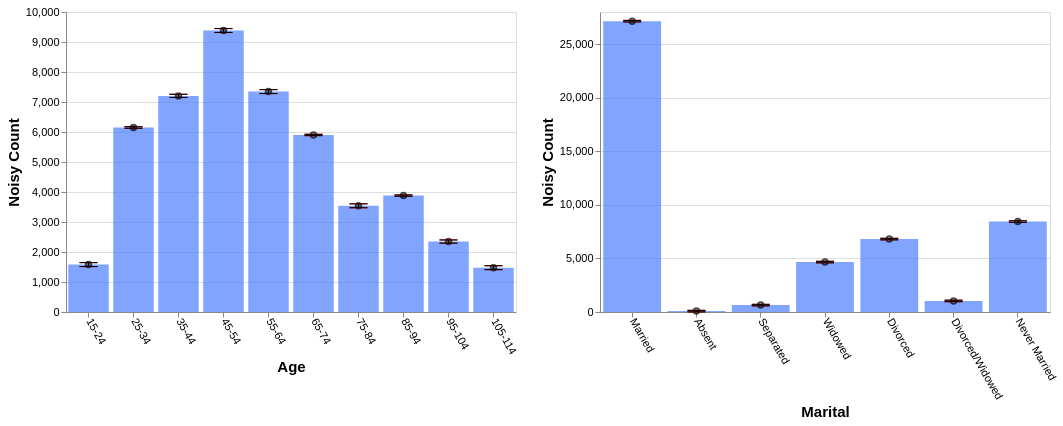

The specification (Vega-Lite) saved for this image:
### Vega-Lite specification from a JSON file in a GitHub repository (floating-point values rounded to 4 significant figures)
{"config": {"view": {"continuousWidth": 400, "continuousHeight": 300}, "axis": {"labelFontSize": 11, "titleFontSize": 15}, "axisBottom": {"labelAngle": 60}}, "hconcat": [{"layer": [{"mark": "bar", "encoding": {"color": {"value": "transparent"}, "tooltip": [{"aggregate": "sum", "field": "noisy_count", "title": "noisy count", "type": "quantitative"}, {"aggregate": "sum", "field": "noisy_count_prev", "title": "prev count", "type": "quantitative"}, {"aggregate": "sum", "field": "error", "title": "current error", "type": "quantitative"}, {"aggregate": "sum", "field": "error_prev", "title": "prev error", "type": "quantitative"}], "x": {"field": "age", "sort": null, "title": "Age", "type": "ordinal"}}, "height": 300, "selection": {"selector659": {"type": "interval", "encodings": ["x"]}}, "transform": [{"filter": {"selection": "selector660"}}], "width": 450}, {"mark": {"type": "bar", "color": "gray", "opacity": 0}, "encoding": {"x": {"field": "age", "sort": null, "title": "Age", "type": "ordinal"}, "y": {"aggregate": "sum", "field": "noisy_count_prev", "type": "quantitative"}}, "transform": [{"filter": {"selection": "selector660"}}]}, {"mark": {"type": "bar", "color": "#4C7FFF", "opacity": 0.7}, "encoding": {"x": {"field": "age", "sort": null, "title": "Age", "type": "ordinal"}, "y": {"aggregate": "sum", "field": "noisy_count", "type": "quantitative"}}, "transform": [{"filter": {"selection": "selector660"}}]}, {"mark": {"type": "point", "color": "black", "opacity": 0.7}, "encoding": {"x": {"field": "age", "sort": null, "title": "Age", "type": "ordinal"}, "y": {"aggregate": "sum", "field": "noisy_count", "title": "Noisy Count", "type": "quantitative"}}, "transform": [{"filter": {"selection": "selector660"}}]}, {"mark": {"type": "rule", "color": "#B6B6B6", "size": 2, "strokeDash": [3, 3]}, "encoding": {"x": {"field": "age", "sort": null, "title": "Age", "type": "ordinal"}, "y": {"aggregate": "sum", "field": "plus_error_prev_age", "title": "", "type": "quantitative"}, "y2": {"aggregate": "sum", "field": "minus_error_prev_age", "title": ""}}, "transform": [{"filter": {"selection": "selector660"}}]}, {"mark": {"type": "tick", "color": "#B90000", "size": 0, "strokeDash": [1, 1]}, "encoding": {"x": {"field": "age", "sort": null, "title": "Age", "type": "ordinal"}, "y": {"aggregate": "sum", "field": "plus_error_prev_age", "type": "quantitative"}}, "transform": [{"filter": {"selection": "selector660"}}]}, {"mark": {"type": "tick", "color": "#B90000", "size": 0, "strokeDash": [3, 1]}, "encoding": {"x": {"field": "age", "sort": null, "title": "Age", "type": "ordinal"}, "y": {"aggregate": "sum", "field": "minus_error_prev_age", "type": "quantitative"}}, "transform": [{"filter": {"selection": "selector660"}}]}, {"mark": {"type": "rule", "color": "black", "size": 2}, "encoding": {"x": {"field": "age", "sort": null, "title": "Age", "type": "ordinal"}, "y": {"aggregate": "sum", "field": "plus_error", "title": "", "type": "quantitative"}, "y2": {"aggregate": "sum", "field": "minus_error", "title": ""}}, "transform": [{"filter": {"selection": "selector660"}}]}, {"mark": {"type": "tick", "color": "black", "width": 0}, "encoding": {"x": {"field": "age", "sort": null, "title": "Age", "type": "ordinal"}, "y": {"aggregate": "sum", "field": "plus_error", "type": "quantitative"}}, "transform": [{"filter": {"selection": "selector660"}}]}, {"mark": {"type": "tick", "color": "black", "width": 0}, "encoding": {"x": {"field": "age", "sort": null, "title": "Age", "type": "ordinal"}, "y": {"aggregate": "sum", "field": "minus_error", "type": "quantitative"}}, "transform": [{"filter": {"selection": "selector660"}}]}]}, {"layer": [{"mark": "bar", "encoding": {"color": {"value": "transparent"}, "tooltip": [{"aggregate": "sum", "field": "noisy_count", "title": "noisy count", "type": "quantitative"}, {"aggregate": "sum", "field": "noisy_count_prev", "title": "prev count", "type": "quantitative"}, {"aggregate": "sum", "field": "error", "title": "current error", "type": "quantitative"}, {"aggregate": "sum", "field": "error_prev", "title": "prev error", "type": "quantitative"}], "x": {"field": "marital", "sort": null, "title": "Marital", "type": "ordinal"}}, "height": 300, "selection": {"selector660": {"type": "interval", "encodings": ["x"]}}, "transform": [{"filter": {"selection": "selector659"}}], "width": 450}, {"mark": {"type": "bar", "color": "gray", "opacity": 0}, "encoding": {"x": {"field": "marital", "sort": null, "title": "Marital", "type": "ordinal"}, "y": {"aggregate": "sum", "field": "noisy_count_prev", "type": "quantitative"}}, "transform": [{"filter": {"selection": "selector659"}}]}, {"mark": {"type": "bar", "color": "#4C7FFF", "opacity": 0.7}, "encoding": {"x": {"field": "marital", "sort": null, "title": "Marital", "type": "ordinal"}, "y": {"aggregate": "sum", "field": "noisy_count", "type": "quantitative"}}, "transform": [{"filter": {"selection": "selector659"}}]}, {"mark": {"type": "point", "color": "black", "opacity": 0.7}, "encoding": {"x": {"field": "marital", "sort": null, "title": "Marital", "type": "ordinal"}, "y": {"aggregate": "sum", "field": "noisy_count", "title": "Noisy Count", "type": "quantitative"}}, "transform": [{"filter": {"selection": "selector659"}}]}, {"mark": {"type": "rule", "color": "#B6B6B6", "size": 2, "strokeDash": [3, 3]}, "encoding": {"x": {"field": "marital", "sort": null, "title": "Marital", "type": "ordinal"}, "y": {"aggregate": "sum", "field": "plus_error_prev_marital", "title": "", "type": "quantitative"}, "y2": {"aggregate": "sum", "field": "minus_error_prev_marital", "title": ""}}, "transform": [{"filter": {"selection": "selector659"}}]}, {"mark": {"type": "tick", "color": "#B90000", "size": 0, "strokeDash": [1, 1]}, "encoding": {"x": {"field": "marital", "sort": null, "title": "Marital", "type": "ordinal"}, "y": {"aggregate": "sum", "field": "plus_error_prev_marital", "type": "quantitative"}}, "transform": [{"filter": {"selection": "selector659"}}]}, {"mark": {"type": "tick", "color": "#B90000", "size": 0, "strokeDash": [3, 1]}, "encoding": {"x": {"field": "marital", "sort": null, "title": "Marital", "type": "ordinal"}, "y": {"aggregate": "sum", "field": "minus_error_prev_marital", "type": "quantitative"}}, "transform": [{"filter": {"selection": "selector659"}}]}, {"mark": {"type": "rule", "color": "black", "size": 2}, "encoding": {"x": {"field": "marital", "sort": null, "title": "Marital", "type": "ordinal"}, "y": {"aggregate": "sum", "field": "plus_error", "title": "", "type": "quantitative"}, "y2": {"aggregate": "sum", "field": "minus_error", "title": ""}}, "transform": [{"filter": {"selection": "selector659"}}]}, {"mark": {"type": "tick", "color": "black", "width": 0}, "encoding": {"x": {"field": "marital", "sort": null, "title": "Marital", "type": "ordinal"}, "y": {"aggregate": "sum", "field": "plus_error", "type": "quantitative"}}, "transform": [{"filter": {"selection": "selector659"}}]}, {"mark": {"type": "tick", "color": "black", "width": 0}, "encoding": {"x": {"field": "marital", "sort": null, "title": "Marital", "type": "ordinal"}, "y": {"aggregate": "sum", "field": "minus_error", "type": "quantitative"}}, "transform": [{"filter": {"selection": "selector659"}}]}]}], "data": {"name": "data-43000824014342e5a90d94323eca5edb"}, "$schema": "https://vega.github.io/schema/vega-lite/v4.17.0.json", "datasets": {"data-43000824014342e5a90d94323eca5edb": [{"age": "15-24", "marital": "Married", "noisy_count": 294.4, "true_count": 295.0, "plus_error": 303.4, "minus_error": 285.5, "error": 8.9, "noisy_count_prev": 295.0, "true_count_prev": 295.0, "plus_error_prev": 305.0, "minus_error_prev": 285.1, "error_prev": 9.9, "plus_error_prev_age": 305.2, "minus_error_prev_age": 285.3, "plus_error_prev_marital": 305.4, "minus_error_prev_marital": 285.5}, {"age": "15-24", "marital": "Absent", "noisy_count": 18.1, "true_count": 13.0, "plus_error": 27.1, "minus_error": 9.2, "error": 8.9, "noisy_count_prev": 17.2, "true_count_prev": 13.0, "plus_error_prev": 27.2, "minus_error_prev": 7.3, "error_prev": 9.9, "plus_error_prev_age": 27.43, "minus_error_prev_age": 7.529, "plus_error_prev_marital": 27.18, "minus_error_prev_marital": 7.28}, {"age": "15-24", "marital": "Separated", "noisy_count": 8.5, "true_count": 18.0, "plus_error": 17.4, "minus_error": -0.5, "error": 8.9, "noisy_count_prev": 8.2, "true_count_prev": 18.0, "plus_error_prev": 18.1, "minus_error_prev": -1.8, "error_prev": 9.9, "plus_error_prev_age": 18.33, "minus_error_prev_age": -1.571, "plus_error_prev_marital": 18.4, "minus_error_prev_marital": -1.5}, {"age": "15-24", "marital": "Widowed", "noisy_count": -34.9, "true_count": 2.0, "plus_error": -25.9, "minus_error": -43.8, "error": 8.9, "noisy_count_prev": -31.9, "true_count_prev": 2.0, "plus_error_prev": -22.0, "minus_error_prev": -41.8, "error_prev": 9.9, "plus_error_prev_age": -21.77, "minus_error_prev_age": -41.57, "plus_error_prev_marital": -22.53, "minus_error_prev_marital": -42.33}, {"age": "15-24", "marital": "Divorced", "noisy_count": 144.0, "true_count": 22.0, "plus_error": 152.9, "minus_error": 135.0, "error": 8.9, "noisy_count_prev": 141.9, "true_count_prev": 22.0, "plus_error_prev": 151.9, "minus_error_prev": 132.0, "error_prev": 9.9, "plus_error_prev_age": 152.1, "minus_error_prev_age": 132.2, "plus_error_prev_marital": 151.2, "minus_error_prev_marital": 131.3}, {"age": "15-24", "marital": "Divorced/Widowed", "noisy_count": -35.4, "true_count": 16.0, "plus_error": -26.4, "minus_error": -44.3, "error": 8.9, "noisy_count_prev": -35.5, "true_count_prev": 16.0, "plus_error_prev": -25.6, "minus_error_prev": -45.4, "error_prev": 9.9, "plus_error_prev_age": -25.37, "minus_error_prev_age": -45.17, "plus_error_prev_marital": -26.67, "minus_error_prev_marital": -46.47}, {"age": "15-24", "marital": "Never Married", "noisy_count": 1185.0, "true_count": 1190.0, "plus_error": 1194.0, "minus_error": 1176.0, "error": 8.9, "noisy_count_prev": 1183.0, "true_count_prev": 1190.0, "plus_error_prev": 1193.0, "minus_error_prev": 1173.0, "error_prev": 9.9, "plus_error_prev_age": 1193.0, "minus_error_prev_age": 1173.0, "plus_error_prev_marital": 1193.0, "minus_error_prev_marital": 1173.0}, {"age": "25-34", "marital": "Married", "noisy_count": 2762.0, "true_count": 2764.0, "plus_error": 2766.0, "minus_error": 2759.0, "error": 3.5, "noisy_count_prev": 2763.0, "true_count_prev": 2764.0, "plus_error_prev": 2766.0, "minus_error_prev": 2759.0, "error_prev": 3.9, "plus_error_prev_age": 2766.0, "minus_error_prev_age": 2759.0, "plus_error_prev_marital": 2767.0, "minus_error_prev_marital": 2759.0}, {"age": "25-34", "marital": "Absent", "noisy_count": 8.8, "true_count": 33.0, "plus_error": 12.3, "minus_error": 5.4, "error": 3.5, "noisy_count_prev": 8.8, "true_count_prev": 33.0, "plus_error_prev": 12.7, "minus_error_prev": 4.9, "error_prev": 3.9, "plus_error_prev_age": 12.59, "minus_error_prev_age": 4.786, "plus_error_prev_marital": 12.68, "minus_error_prev_marital": 4.88}, {"age": "25-34", "marital": "Separated", "noisy_count": 43.1, "true_count": 77.0, "plus_error": 46.6, "minus_error": 39.6, "error": 3.5, "noisy_count_prev": 43.1, "true_count_prev": 77.0, "plus_error_prev": 47.0, "minus_error_prev": 39.2, "error_prev": 3.9, "plus_error_prev_age": 46.89, "minus_error_prev_age": 39.09, "plus_error_prev_marital": 47.3, "minus_error_prev_marital": 39.5}, {"age": "25-34", "marital": "Widowed", "noisy_count": 33.4, "true_count": 11.0, "plus_error": 36.9, "minus_error": 29.9, "error": 3.5, "noisy_count_prev": 33.4, "true_count_prev": 11.0, "plus_error_prev": 37.3, "minus_error_prev": 29.5, "error_prev": 3.9, "plus_error_prev_age": 37.19, "minus_error_prev_age": 29.39, "plus_error_prev_marital": 36.77, "minus_error_prev_marital": 28.97}, {"age": "25-34", "marital": "Divorced", "noisy_count": 369.4, "true_count": 372.0, "plus_error": 372.8, "minus_error": 365.9, "error": 3.5, "noisy_count_prev": 369.1, "true_count_prev": 372.0, "plus_error_prev": 373.0, "minus_error_prev": 365.2, "error_prev": 3.9, "plus_error_prev_age": 372.9, "minus_error_prev_age": 365.1, "plus_error_prev_marital": 372.3, "minus_error_prev_marital": 364.5}, {"age": "25-34", "marital": "Divorced/Widowed", "noisy_count": 223.1, "true_count": 189.0, "plus_error": 226.6, "minus_error": 219.6, "error": 3.5, "noisy_count_prev": 223.3, "true_count_prev": 189.0, "plus_error_prev": 227.2, "minus_error_prev": 219.4, "error_prev": 3.9, "plus_error_prev_age": 227.1, "minus_error_prev_age": 219.3, "plus_error_prev_marital": 226.1, "minus_error_prev_marital": 218.3}, {"age": "25-34", "marital": "Never Married", "noisy_count": 2711.0, "true_count": 2691.0, "plus_error": 2715.0, "minus_error": 2708.0, "error": 3.5, "noisy_count_prev": 2712.0, "true_count_prev": 2691.0, "plus_error_prev": 2716.0, "minus_error_prev": 2708.0, "error_prev": 3.9, "plus_error_prev_age": 2716.0, "minus_error_prev_age": 2708.0, "plus_error_prev_marital": 2715.0, "minus_error_prev_marital": 2708.0}, {"age": "35-44", "marital": "Married", "noisy_count": 4265.0, "true_count": 4273.0, "plus_error": 4273.0, "minus_error": 4258.0, "error": 7.4, "noisy_count_prev": 4265.0, "true_count_prev": 4273.0, "plus_error_prev": 4273.0, "minus_error_prev": 4256.0, "error_prev": 8.0, "plus_error_prev_age": 4272.0, "minus_error_prev_age": 4256.0, "plus_error_prev_marital": 4273.0, "minus_error_prev_marital": 4257.0}, {"age": "35-44", "marital": "Absent", "noisy_count": 88.8, "true_count": 31.0, "plus_error": 96.2, "minus_error": 81.5, "error": 7.4, "noisy_count_prev": 86.1, "true_count_prev": 31.0, "plus_error_prev": 94.1, "minus_error_prev": 78.0, "error_prev": 8.0, "plus_error_prev_age": 93.57, "minus_error_prev_age": 77.47, "plus_error_prev_marital": 94.08, "minus_error_prev_marital": 77.98}, {"age": "35-44", "marital": "Separated", "noisy_count": 178.1, "true_count": 96.0, "plus_error": 185.5, "minus_error": 170.7, "error": 7.4, "noisy_count_prev": 175.9, "true_count_prev": 96.0, "plus_error_prev": 183.9, "minus_error_prev": 167.9, "error_prev": 8.0, "plus_error_prev_age": 183.4, "minus_error_prev_age": 167.4, "plus_error_prev_marital": 184.2, "minus_error_prev_marital": 168.2}, {"age": "35-44", "marital": "Widowed", "noisy_count": -25.1, "true_count": 57.0, "plus_error": -17.7, "minus_error": -32.4, "error": 7.4, "noisy_count_prev": -23.0, "true_count_prev": 57.0, "plus_error_prev": -15.0, "minus_error_prev": -31.0, "error_prev": 8.0, "plus_error_prev_age": -15.53, "minus_error_prev_age": -31.53, "plus_error_prev_marital": -15.53, "minus_error_prev_marital": -31.53}, {"age": "35-44", "marital": "Divorced", "noisy_count": 920.1, "true_count": 905.0, "plus_error": 927.5, "minus_error": 912.7, "error": 7.4, "noisy_count_prev": 920.6, "true_count_prev": 905.0, "plus_error_prev": 928.6, "minus_error_prev": 912.6, "error_prev": 8.0, "plus_error_prev_age": 928.1, "minus_error_prev_age": 912.1, "plus_error_prev_marital": 927.9, "minus_error_prev_marital": 911.9}, {"age": "35-44", "marital": "Divorced/Widowed", "noisy_count": 229.3, "true_count": 286.0, "plus_error": 236.7, "minus_error": 222.0, "error": 7.4, "noisy_count_prev": 230.8, "true_count_prev": 286.0, "plus_error_prev": 238.9, "minus_error_prev": 222.8, "error_prev": 8.0, "plus_error_prev_age": 238.4, "minus_error_prev_age": 222.3, "plus_error_prev_marital": 237.8, "minus_error_prev_marital": 221.7}, {"age": "35-44", "marital": "Never Married", "noisy_count": 1548.0, "true_count": 1684.0, "plus_error": 1555.0, "minus_error": 1540.0, "error": 7.4, "noisy_count_prev": 1553.0, "true_count_prev": 1684.0, "plus_error_prev": 1561.0, "minus_error_prev": 1545.0, "error_prev": 8.0, "plus_error_prev_age": 1560.0, "minus_error_prev_age": 1544.0, "plus_error_prev_marital": 1560.0, "minus_error_prev_marital": 1544.0}, {"age": "45-54", "marital": "Married", "noisy_count": 5495.0, "true_count": 5589.0, "plus_error": 5504.0, "minus_error": 5486.0, "error": 8.9, "noisy_count_prev": 5493.0, "true_count_prev": 5589.0, "plus_error_prev": 5503.0, "minus_error_prev": 5483.0, "error_prev": 9.9, "plus_error_prev_age": 5503.0, "minus_error_prev_age": 5484.0, "plus_error_prev_marital": 5503.0, "minus_error_prev_marital": 5484.0}, {"age": "45-54", "marital": "Absent", "noisy_count": 60.7, "true_count": 27.0, "plus_error": 69.6, "minus_error": 51.8, "error": 8.9, "noisy_count_prev": 59.0, "true_count_prev": 27.0, "plus_error_prev": 68.9, "minus_error_prev": 49.1, "error_prev": 9.9, "plus_error_prev_age": 69.27, "minus_error_prev_age": 49.47, "plus_error_prev_marital": 68.88, "minus_error_prev_marital": 49.08}, {"age": "45-54", "marital": "Separated", "noisy_count": 201.6, "true_count": 156.0, "plus_error": 210.5, "minus_error": 192.6, "error": 8.9, "noisy_count_prev": 200.2, "true_count_prev": 156.0, "plus_error_prev": 210.2, "minus_error_prev": 190.3, "error_prev": 9.9, "plus_error_prev_age": 210.6, "minus_error_prev_age": 190.7, "plus_error_prev_marital": 210.5, "minus_error_prev_marital": 190.6}, {"age": "45-54", "marital": "Widowed", "noisy_count": 95.7, "true_count": 143.0, "plus_error": 104.6, "minus_error": 86.7, "error": 8.9, "noisy_count_prev": 96.2, "true_count_prev": 143.0, "plus_error_prev": 106.1, "minus_error_prev": 86.2, "error_prev": 9.9, "plus_error_prev_age": 106.5, "minus_error_prev_age": 86.57, "plus_error_prev_marital": 105.6, "minus_error_prev_marital": 85.67}, {"age": "45-54", "marital": "Divorced", "noisy_count": 1793.0, "true_count": 1715.0, "plus_error": 1802.0, "minus_error": 1784.0, "error": 8.9, "noisy_count_prev": 1794.0, "true_count_prev": 1715.0, "plus_error_prev": 1803.0, "minus_error_prev": 1784.0, "error_prev": 9.9, "plus_error_prev_age": 1804.0, "minus_error_prev_age": 1784.0, "plus_error_prev_marital": 1803.0, "minus_error_prev_marital": 1783.0}, {"age": "45-54", "marital": "Divorced/Widowed", "noisy_count": 295.0, "true_count": 379.0, "plus_error": 304.0, "minus_error": 286.1, "error": 8.9, "noisy_count_prev": 297.5, "true_count_prev": 379.0, "plus_error_prev": 307.5, "minus_error_prev": 287.6, "error_prev": 9.9, "plus_error_prev_age": 307.9, "minus_error_prev_age": 288.0, "plus_error_prev_marital": 306.4, "minus_error_prev_marital": 286.5}, {"age": "45-54", "marital": "Never Married", "noisy_count": 1443.0, "true_count": 1324.0, "plus_error": 1452.0, "minus_error": 1434.0, "error": 8.9, "noisy_count_prev": 1441.0, "true_count_prev": 1324.0, "plus_error_prev": 1451.0, "minus_error_prev": 1431.0, "error_prev": 9.9, "plus_error_prev_age": 1451.0, "minus_error_prev_age": 1431.0, "plus_error_prev_marital": 1451.0, "minus_error_prev_marital": 1431.0}, {"age": "55-64", "marital": "Married", "noisy_count": 4539.0, "true_count": 4513.0, "plus_error": 4548.0, "minus_error": 4530.0, "error": 8.9, "noisy_count_prev": 4540.0, "true_count_prev": 4513.0, "plus_error_prev": 4550.0, "minus_error_prev": 4530.0, "error_prev": 9.9, "plus_error_prev_age": 4549.0, "minus_error_prev_age": 4529.0, "plus_error_prev_marital": 4550.0, "minus_error_prev_marital": 4530.0}, {"age": "55-64", "marital": "Absent", "noisy_count": 73.6, "true_count": 10.0, "plus_error": 82.5, "minus_error": 64.6, "error": 8.9, "noisy_count_prev": 72.2, "true_count_prev": 10.0, "plus_error_prev": 82.2, "minus_error_prev": 62.3, "error_prev": 9.9, "plus_error_prev_age": 81.54, "minus_error_prev_age": 61.64, "plus_error_prev_marital": 82.18, "minus_error_prev_marital": 62.28}, {"age": "55-64", "marital": "Separated", "noisy_count": 25.9, "true_count": 106.0, "plus_error": 34.9, "minus_error": 17.0, "error": 8.9, "noisy_count_prev": 26.2, "true_count_prev": 106.0, "plus_error_prev": 36.1, "minus_error_prev": 16.2, "error_prev": 9.9, "plus_error_prev_age": 35.44, "minus_error_prev_age": 15.54, "plus_error_prev_marital": 36.4, "minus_error_prev_marital": 16.5}, {"age": "55-64", "marital": "Widowed", "noisy_count": 225.6, "true_count": 210.0, "plus_error": 234.6, "minus_error": 216.7, "error": 8.9, "noisy_count_prev": 225.7, "true_count_prev": 210.0, "plus_error_prev": 235.6, "minus_error_prev": 215.8, "error_prev": 9.9, "plus_error_prev_age": 234.9, "minus_error_prev_age": 215.1, "plus_error_prev_marital": 235.1, "minus_error_prev_marital": 215.3}, {"age": "55-64", "marital": "Divorced", "noisy_count": 1516.0, "true_count": 1509.0, "plus_error": 1525.0, "minus_error": 1507.0, "error": 8.9, "noisy_count_prev": 1517.0, "true_count_prev": 1509.0, "plus_error_prev": 1527.0, "minus_error_prev": 1508.0, "error_prev": 9.9, "plus_error_prev_age": 1527.0, "minus_error_prev_age": 1507.0, "plus_error_prev_marital": 1527.0, "minus_error_prev_marital": 1507.0}, {"age": "55-64", "marital": "Divorced/Widowed", "noisy_count": 263.5, "true_count": 241.0, "plus_error": 272.5, "minus_error": 254.6, "error": 8.9, "noisy_count_prev": 265.6, "true_count_prev": 241.0, "plus_error_prev": 275.5, "minus_error_prev": 255.6, "error_prev": 9.9, "plus_error_prev_age": 274.8, "minus_error_prev_age": 254.9, "plus_error_prev_marital": 274.4, "minus_error_prev_marital": 254.5}, {"age": "55-64", "marital": "Never Married", "noisy_count": 703.5, "true_count": 730.0, "plus_error": 712.4, "minus_error": 694.5, "error": 8.9, "noisy_count_prev": 705.0, "true_count_prev": 730.0, "plus_error_prev": 714.9, "minus_error_prev": 695.0, "error_prev": 9.9, "plus_error_prev_age": 714.2, "minus_error_prev_age": 694.3, "plus_error_prev_marital": 714.7, "minus_error_prev_marital": 694.8}, {"age": "65-74", "marital": "Married", "noisy_count": 3652.0, "true_count": 3666.0, "plus_error": 3655.0, "minus_error": 3649.0, "error": 3.1, "noisy_count_prev": 3652.0, "true_count_prev": 3666.0, "plus_error_prev": 3656.0, "minus_error_prev": 3649.0, "error_prev": 3.5, "plus_error_prev_age": 3656.0, "minus_error_prev_age": 3649.0, "plus_error_prev_marital": 3656.0, "minus_error_prev_marital": 3649.0}, {"age": "65-74", "marital": "Absent", "noisy_count": 44.1, "true_count": 1.0, "plus_error": 47.2, "minus_error": 41.0, "error": 3.1, "noisy_count_prev": 44.2, "true_count_prev": 1.0, "plus_error_prev": 47.7, "minus_error_prev": 40.8, "error_prev": 3.5, "plus_error_prev_age": 47.69, "minus_error_prev_age": 40.79, "plus_error_prev_marital": 47.68, "minus_error_prev_marital": 40.78}, {"age": "65-74", "marital": "Separated", "noisy_count": 63.6, "true_count": 84.0, "plus_error": 66.7, "minus_error": 60.5, "error": 3.1, "noisy_count_prev": 63.2, "true_count_prev": 84.0, "plus_error_prev": 66.7, "minus_error_prev": 59.7, "error_prev": 3.5, "plus_error_prev_age": 66.69, "minus_error_prev_age": 59.69, "plus_error_prev_marital": 67.0, "minus_error_prev_marital": 60.0}, {"age": "65-74", "marital": "Widowed", "noisy_count": 430.3, "true_count": 406.0, "plus_error": 433.4, "minus_error": 427.2, "error": 3.1, "noisy_count_prev": 430.0, "true_count_prev": 406.0, "plus_error_prev": 433.5, "minus_error_prev": 426.6, "error_prev": 3.5, "plus_error_prev_age": 433.5, "minus_error_prev_age": 426.6, "plus_error_prev_marital": 433.0, "minus_error_prev_marital": 426.1}, {"age": "65-74", "marital": "Divorced", "noisy_count": 1180.0, "true_count": 1161.0, "plus_error": 1183.0, "minus_error": 1177.0, "error": 3.1, "noisy_count_prev": 1180.0, "true_count_prev": 1161.0, "plus_error_prev": 1184.0, "minus_error_prev": 1177.0, "error_prev": 3.5, "plus_error_prev_age": 1183.0, "minus_error_prev_age": 1177.0, "plus_error_prev_marital": 1183.0, "minus_error_prev_marital": 1176.0}, {"age": "65-74", "marital": "Divorced/Widowed", "noisy_count": 126.2, "true_count": 150.0, "plus_error": 129.3, "minus_error": 123.1, "error": 3.1, "noisy_count_prev": 126.4, "true_count_prev": 150.0, "plus_error_prev": 129.8, "minus_error_prev": 122.9, "error_prev": 3.5, "plus_error_prev_age": 129.8, "minus_error_prev_age": 122.9, "plus_error_prev_marital": 128.7, "minus_error_prev_marital": 121.8}, {"age": "65-74", "marital": "Never Married", "noisy_count": 405.2, "true_count": 399.0, "plus_error": 408.3, "minus_error": 402.1, "error": 3.1, "noisy_count_prev": 405.4, "true_count_prev": 399.0, "plus_error_prev": 408.9, "minus_error_prev": 401.9, "error_prev": 3.5, "plus_error_prev_age": 408.9, "minus_error_prev_age": 401.9, "plus_error_prev_marital": 408.7, "minus_error_prev_marital": 401.7}, {"age": "75-84", "marital": "Married", "noisy_count": 2389.0, "true_count": 2360.0, "plus_error": 2398.0, "minus_error": 2380.0, "error": 8.9, "noisy_count_prev": 2387.0, "true_count_prev": 2360.0, "plus_error_prev": 2397.0, "minus_error_prev": 2377.0, "error_prev": 9.9, "plus_error_prev_age": 2397.0, "minus_error_prev_age": 2377.0, "plus_error_prev_marital": 2398.0, "minus_error_prev_marital": 2378.0}, {"age": "75-84", "marital": "Absent", "noisy_count": -24.1, "true_count": 2.0, "plus_error": -15.2, "minus_error": -33.1, "error": 8.9, "noisy_count_prev": -22.7, "true_count_prev": 2.0, "plus_error_prev": -12.8, "minus_error_prev": -32.6, "error_prev": 9.9, "plus_error_prev_age": -13.14, "minus_error_prev_age": -32.94, "plus_error_prev_marital": -12.82, "minus_error_prev_marital": -32.62}, {"age": "75-84", "marital": "Separated", "noisy_count": -55.7, "true_count": 56.0, "plus_error": -46.8, "minus_error": -64.7, "error": 8.9, "noisy_count_prev": -56.3, "true_count_prev": 56.0, "plus_error_prev": -46.4, "minus_error_prev": -66.2, "error_prev": 9.9, "plus_error_prev_age": -46.74, "minus_error_prev_age": -66.54, "plus_error_prev_marital": -46.1, "minus_error_prev_marital": -65.9}, {"age": "75-84", "marital": "Widowed", "noisy_count": 638.2, "true_count": 638.0, "plus_error": 647.1, "minus_error": 629.2, "error": 8.9, "noisy_count_prev": 638.2, "true_count_prev": 638.0, "plus_error_prev": 648.2, "minus_error_prev": 628.3, "error_prev": 9.9, "plus_error_prev_age": 647.9, "minus_error_prev_age": 628.0, "plus_error_prev_marital": 647.7, "minus_error_prev_marital": 627.8}, {"age": "75-84", "marital": "Divorced", "noisy_count": 389.2, "true_count": 592.0, "plus_error": 398.1, "minus_error": 380.3, "error": 8.9, "noisy_count_prev": 392.6, "true_count_prev": 592.0, "plus_error_prev": 402.5, "minus_error_prev": 382.6, "error_prev": 9.9, "plus_error_prev_age": 402.2, "minus_error_prev_age": 382.3, "plus_error_prev_marital": 401.8, "minus_error_prev_marital": 381.9}, {"age": "75-84", "marital": "Divorced/Widowed", "noisy_count": 43.0, "true_count": 72.0, "plus_error": 52.0, "minus_error": 34.1, "error": 8.9, "noisy_count_prev": 44.0, "true_count_prev": 72.0, "plus_error_prev": 53.9, "minus_error_prev": 34.1, "error_prev": 9.9, "plus_error_prev_age": 53.56, "minus_error_prev_age": 33.76, "plus_error_prev_marital": 52.83, "minus_error_prev_marital": 33.03}, {"age": "75-84", "marital": "Never Married", "noisy_count": 160.9, "true_count": 189.0, "plus_error": 169.8, "minus_error": 152.0, "error": 8.9, "noisy_count_prev": 159.3, "true_count_prev": 189.0, "plus_error_prev": 169.2, "minus_error_prev": 149.3, "error_prev": 9.9, "plus_error_prev_age": 168.9, "minus_error_prev_age": 149.0, "plus_error_prev_marital": 169.0, "minus_error_prev_marital": 149.1}, {"age": "85-94", "marital": "Married", "noisy_count": 2136.0, "true_count": 2152.0, "plus_error": 2138.0, "minus_error": 2132.0, "error": 3.1, "noisy_count_prev": 2136.0, "true_count_prev": 2152.0, "plus_error_prev": 2139.0, "minus_error_prev": 2132.0, "error_prev": 3.4, "plus_error_prev_age": 2139.0, "minus_error_prev_age": 2132.0, "plus_error_prev_marital": 2140.0, "minus_error_prev_marital": 2133.0}, {"age": "85-94", "marital": "Absent", "noisy_count": -7.8, "true_count": 0.0, "plus_error": -4.7, "minus_error": -10.8, "error": 3.1, "noisy_count_prev": -8.3, "true_count_prev": 0.0, "plus_error_prev": -4.9, "minus_error_prev": -11.7, "error_prev": 3.4, "plus_error_prev_age": -4.829, "minus_error_prev_age": -11.63, "plus_error_prev_marital": -4.92, "minus_error_prev_marital": -11.72}, {"age": "85-94", "marital": "Separated", "noisy_count": 62.4, "true_count": 52.0, "plus_error": 65.5, "minus_error": 59.3, "error": 3.1, "noisy_count_prev": 61.9, "true_count_prev": 52.0, "plus_error_prev": 65.3, "minus_error_prev": 58.5, "error_prev": 3.4, "plus_error_prev_age": 65.37, "minus_error_prev_age": 58.57, "plus_error_prev_marital": 65.6, "minus_error_prev_marital": 58.8}, {"age": "85-94", "marital": "Widowed", "noisy_count": 1212.0, "true_count": 1211.0, "plus_error": 1215.0, "minus_error": 1209.0, "error": 3.1, "noisy_count_prev": 1212.0, "true_count_prev": 1211.0, "plus_error_prev": 1216.0, "minus_error_prev": 1209.0, "error_prev": 3.4, "plus_error_prev_age": 1216.0, "minus_error_prev_age": 1209.0, "plus_error_prev_marital": 1215.0, "minus_error_prev_marital": 1208.0}, {"age": "85-94", "marital": "Divorced", "noisy_count": 388.8, "true_count": 390.0, "plus_error": 391.9, "minus_error": 385.8, "error": 3.1, "noisy_count_prev": 388.8, "true_count_prev": 390.0, "plus_error_prev": 392.2, "minus_error_prev": 385.4, "error_prev": 3.4, "plus_error_prev_age": 392.3, "minus_error_prev_age": 385.5, "plus_error_prev_marital": 391.5, "minus_error_prev_marital": 384.7}, {"age": "85-94", "marital": "Divorced/Widowed", "noisy_count": -88.3, "true_count": 50.0, "plus_error": -85.3, "minus_error": -91.4, "error": 3.1, "noisy_count_prev": -88.1, "true_count_prev": 50.0, "plus_error_prev": -84.7, "minus_error_prev": -91.5, "error_prev": 3.4, "plus_error_prev_age": -84.63, "minus_error_prev_age": -91.43, "plus_error_prev_marital": -85.77, "minus_error_prev_marital": -92.57}, {"age": "85-94", "marital": "Never Married", "noisy_count": 177.8, "true_count": 182.0, "plus_error": 180.8, "minus_error": 174.7, "error": 3.1, "noisy_count_prev": 177.8, "true_count_prev": 182.0, "plus_error_prev": 181.2, "minus_error_prev": 174.4, "error_prev": 3.4, "plus_error_prev_age": 181.3, "minus_error_prev_age": 174.5, "plus_error_prev_marital": 181.0, "minus_error_prev_marital": 174.2}, {"age": "95-104", "marital": "Married", "noisy_count": 1110.0, "true_count": 1055.0, "plus_error": 1117.0, "minus_error": 1102.0, "error": 7.4, "noisy_count_prev": 1108.0, "true_count_prev": 1055.0, "plus_error_prev": 1116.0, "minus_error_prev": 1100.0, "error_prev": 8.0, "plus_error_prev_age": 1115.0, "minus_error_prev_age": 1099.0, "plus_error_prev_marital": 1116.0, "minus_error_prev_marital": 1100.0}, {"age": "95-104", "marital": "Absent", "noisy_count": -138.9, "true_count": 0.0, "plus_error": -131.6, "minus_error": -146.3, "error": 7.4, "noisy_count_prev": -133.0, "true_count_prev": 0.0, "plus_error_prev": -125.0, "minus_error_prev": -141.1, "error_prev": 8.0, "plus_error_prev_age": -126.1, "minus_error_prev_age": -142.2, "plus_error_prev_marital": -125.0, "minus_error_prev_marital": -141.1}, {"age": "95-104", "marital": "Separated", "noisy_count": 56.6, "true_count": 41.0, "plus_error": 64.0, "minus_error": 49.2, "error": 7.4, "noisy_count_prev": 55.3, "true_count_prev": 41.0, "plus_error_prev": 63.3, "minus_error_prev": 47.2, "error_prev": 8.0, "plus_error_prev_age": 62.23, "minus_error_prev_age": 46.13, "plus_error_prev_marital": 63.6, "minus_error_prev_marital": 47.5}, {"age": "95-104", "marital": "Widowed", "noisy_count": 1159.0, "true_count": 1174.0, "plus_error": 1166.0, "minus_error": 1152.0, "error": 7.4, "noisy_count_prev": 1159.0, "true_count_prev": 1174.0, "plus_error_prev": 1167.0, "minus_error_prev": 1151.0, "error_prev": 8.0, "plus_error_prev_age": 1166.0, "minus_error_prev_age": 1150.0, "plus_error_prev_marital": 1167.0, "minus_error_prev_marital": 1151.0}, {"age": "95-104", "marital": "Divorced", "noisy_count": 87.1, "true_count": 140.0, "plus_error": 94.4, "minus_error": 79.7, "error": 7.4, "noisy_count_prev": 89.4, "true_count_prev": 140.0, "plus_error_prev": 97.4, "minus_error_prev": 81.3, "error_prev": 8.0, "plus_error_prev_age": 96.33, "minus_error_prev_age": 80.23, "plus_error_prev_marital": 96.74, "minus_error_prev_marital": 80.64}, {"age": "95-104", "marital": "Divorced/Widowed", "noisy_count": 27.8, "true_count": 16.0, "plus_error": 35.2, "minus_error": 20.5, "error": 7.4, "noisy_count_prev": 29.1, "true_count_prev": 16.0, "plus_error_prev": 37.2, "minus_error_prev": 21.1, "error_prev": 8.0, "plus_error_prev_age": 36.13, "minus_error_prev_age": 20.03, "plus_error_prev_marital": 36.13, "minus_error_prev_marital": 20.03}, {"age": "95-104", "marital": "Never Married", "noisy_count": 47.7, "true_count": 119.0, "plus_error": 55.1, "minus_error": 40.3, "error": 7.4, "noisy_count_prev": 48.8, "true_count_prev": 119.0, "plus_error_prev": 56.9, "minus_error_prev": 40.8, "error_prev": 8.0, "plus_error_prev_age": 55.83, "minus_error_prev_age": 39.73, "plus_error_prev_marital": 56.67, "minus_error_prev_marital": 40.57}, {"age": "105-114", "marital": "Married", "noisy_count": 504.4, "true_count": 398.0, "plus_error": 513.4, "minus_error": 495.5, "error": 8.9, "noisy_count_prev": 503.9, "true_count_prev": 398.0, "plus_error_prev": 513.9, "minus_error_prev": 494.0, "error_prev": 9.9, "plus_error_prev_age": 513.3, "minus_error_prev_age": 493.4, "plus_error_prev_marital": 514.2, "minus_error_prev_marital": 494.4}, {"age": "105-114", "marital": "Absent", "noisy_count": -38.8, "true_count": 0.0, "plus_error": -29.8, "minus_error": -47.7, "error": 8.9, "noisy_count_prev": -38.8, "true_count_prev": 0.0, "plus_error_prev": -28.8, "minus_error_prev": -48.7, "error_prev": 9.9, "plus_error_prev_age": -29.4, "minus_error_prev_age": -49.3, "plus_error_prev_marital": -28.82, "minus_error_prev_marital": -48.72}, {"age": "105-114", "marital": "Separated", "noisy_count": 59.6, "true_count": 25.0, "plus_error": 68.6, "minus_error": 50.7, "error": 8.9, "noisy_count_prev": 63.0, "true_count_prev": 25.0, "plus_error_prev": 73.0, "minus_error_prev": 53.1, "error_prev": 9.9, "plus_error_prev_age": 72.4, "minus_error_prev_age": 52.5, "plus_error_prev_marital": 73.3, "minus_error_prev_marital": 53.4}, {"age": "105-114", "marital": "Widowed", "noisy_count": 925.2, "true_count": 881.0, "plus_error": 934.2, "minus_error": 916.3, "error": 8.9, "noisy_count_prev": 925.0, "true_count_prev": 881.0, "plus_error_prev": 935.0, "minus_error_prev": 915.1, "error_prev": 9.9, "plus_error_prev_age": 934.4, "minus_error_prev_age": 914.5, "plus_error_prev_marital": 934.5, "minus_error_prev_marital": 914.6}, {"age": "105-114", "marital": "Divorced", "noisy_count": 18.9, "true_count": 44.0, "plus_error": 27.8, "minus_error": 9.9, "error": 8.9, "noisy_count_prev": 19.7, "true_count_prev": 44.0, "plus_error_prev": 29.6, "minus_error_prev": 9.7, "error_prev": 9.9, "plus_error_prev_age": 29.0, "minus_error_prev_age": 9.1, "plus_error_prev_marital": 28.94, "minus_error_prev_marital": 9.04}, {"age": "105-114", "marital": "Divorced/Widowed", "noisy_count": -52.3, "true_count": 4.0, "plus_error": -43.3, "minus_error": -61.2, "error": 8.9, "noisy_count_prev": -50.5, "true_count_prev": 4.0, "plus_error_prev": -40.6, "minus_error_prev": -60.5, "error_prev": 9.9, "plus_error_prev_age": -41.2, "minus_error_prev_age": -61.1, "plus_error_prev_marital": -41.67, "minus_error_prev_marital": -61.57}, {"age": "105-114", "marital": "Never Married", "noisy_count": 59.6, "true_count": 49.0, "plus_error": 68.5, "minus_error": 50.6, "error": 8.9, "noisy_count_prev": 58.5, "true_count_prev": 49.0, "plus_error_prev": 68.5, "minus_error_prev": 48.6, "error_prev": 9.9, "plus_error_prev_age": 67.9, "minus_error_prev_age": 48.0, "plus_error_prev_marital": 68.27, "minus_error_prev_marital": 48.37}]}}
